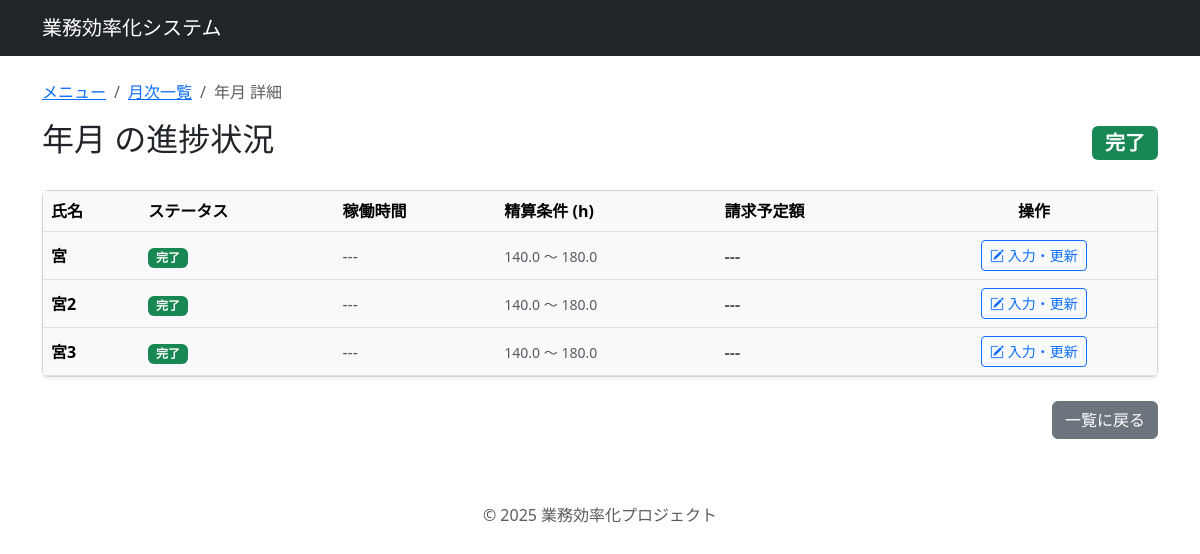
/monthly/1/ (signed in), run on the app's committed database.
### system_app/models.py (models this page shows, shortened)
class TaskStatus(models.Model):
    STATUS_CHOICES = [
        ('not_started', '未着手'),
        ('working', '書類待ち'),
        ('completed', '完了'),
    ]
    monthly_process = models.ForeignKey(MonthlyProcess, on_delete=models.CASCADE, related_name='tasks')
    freelancer = models.ForeignKey('Freelancer', on_delete=models.CASCADE)
    status = models.CharField(max_length=20, choices=STATUS_CHOICES, default='not_started', verbose_name="進捗状況")
    working_hours = models.DecimalField(max_length=10, decimal_places=2, max_digits=5, default=0, verbose_name="勤務時間")
    payment_amount = models.IntegerField(default=0, verbose_name="支払金額")
    google_drive_url = models.URLField(blank=True, null=True, verbose_name="資料URL")
    actual_working_hours = models.FloatField(default=0.0, verbose_name="実稼働時間")
    calculated_amount = models.IntegerField(default=0, verbose_name="計算請求金額")
    class Meta:
        unique_together = ('monthly_process', 'freelancer')

class Freelancer(models.Model):
    name = models.CharField(max_length=100, verbose_name="氏名")
    email = models.EmailField(unique=True, verbose_name="メールアドレス")
    client_name = models.CharField(max_length=100, blank=True, verbose_name="クライアント名")
    project_name = models.CharField(max_length=100, blank=True, verbose_name="案件名")
    base_unit_price = models.IntegerField(default=0, verbose_name="基準単価(月単価)")
    lower_limit_hours = models.FloatField(default=140.0, verbose_name="精算下限時間")
    upper_limit_hours = models.FloatField(default=180.0, verbose_name="精算上限時間")
    deduction_unit_price = models.IntegerField(default=0, verbose_name="控除単価(不足時)")
    overtime_unit_price = models.IntegerField(default=0, verbose_name="超過単価(超過時)")
    contract_start = models.DateField(null=True, blank=True, verbose_name="契約開始日")
    contract_end = models.DateField(null=True, blank=True, verbose_name="契約終了日")
    created_at = models.DateTimeField(auto_now_add=True, verbose_name="登録日")
    updated_at = models.DateTimeField(auto_now=True, verbose_name="更新日")
    class Meta:
        verbose_name = "個人事業主"
        verbose_name_plural = "個人事業主一覧"

### system_app/views.py (the view)
# urls.py: path('monthly/<int:pk>/', views.monthly_detail, name='monthly_detail'),
@login_required
def monthly_detail(request, pk):
    monthly_process = get_object_or_404(MonthlyProcess, pk=pk)
    task_statuses = TaskStatus.objects.filter(monthly_process=monthly_process)
    return render(request, 'monthly_detail.html', {
        'monthly_process': monthly_process,
        'task_statuses': task_statuses,
    })

### system_app/templates/monthly_detail.html (shortened to what this page needs)
{% extends "base.html" %}
{% load humanize %}
{% block content %}
<div class="container mt-4">
    <nav aria-label="breadcrumb">
        <ol class="breadcrumb">
            <li class="breadcrumb-item"><a href="{% url 'menu' %}">メニュー</a></li>
            <li class="breadcrumb-item"><a href="{% url 'monthly_list' %}">月次一覧</a></li>
            <li class="breadcrumb-item active">{{ monthly_process.year }}年{{ monthly_process.month }}月 詳細</li>
        </ol>
    </nav>
    <div class="d-flex justify-content-between align-items-center mb-4">
        <h2>{{ monthly_process.year }}年{{ monthly_process.month }}月 の進捗状況</h2>
        <span class="badge {% if monthly_process.is_completed %}bg-success{% else %}bg-warning text-dark{% endif %} fs-5">
            {% if monthly_process.is_completed %}完了{% else %}進行中{% endif %}
        </span>
    </div>
    <div class="card shadow-sm">
        <div class="table-responsive">
            <table class="table table-hover align-middle mb-0">
                <thead class="table-light">
                    <tr>
                        <th>氏名</th>
                        <th>ステータス</th>
                        <th>稼働時間</th>
                        <th>精算条件 (h)</th>
                        <th>請求予定額</th>
                        <th class="text-center">操作</th>
                    </tr>
                </thead>
                <tbody>
                    {% for status in task_statuses %}
                    <tr {% if status.actual_working_hours == 0 %}class="table-light text-muted"{% endif %}>
                        <td>
                            <div class="fw-bold">{{ status.freelancer.name }}</div>
                        </td>
                        <td>
                            {% if status.status == 'completed' %}
                                <span class="badge bg-success">完了</span>
                            {% elif status.status == 'working' %}
                                <span class="badge bg-primary">書類待ち</span>
                            {% else %}
                                <span class="badge bg-secondary">未着手</span>
                            {% endif %}
                        </td>
                        <td>
                            {% if status.actual_working_hours > 0 %}
                                <span class="fw-bold text-primary">{{ status.actual_working_hours }} h</span>
                            {% else %}
                                <span class="text-muted">---</span>
                            {% endif %}
                        </td>
                        <td>
                            <small class="text-muted">
                                {{ status.freelancer.lower_limit_hours }} 〜 {{ status.freelancer.upper_limit_hours }}
                            </small>
                        </td>
                        <td class="fw-bold">
                            {% if status.calculated_amount > 0 %}
                                {{ status.calculated_amount|intcomma }} 円
                            {% else %}
                                <span class="text-muted">---</span>
                            {% endif %}
                        </td>
                        <td class="text-center">
                            <a href="{% url 'task_update' status.pk %}" class="btn btn-sm btn-outline-primary">
                                <i class="bi bi-pencil-square"></i> 入力・更新
                            </a>
                        </td>
                    </tr>
                    {% empty %}
                    <tr>
                        <td colspan="6" class="text-center py-4">データがありません。</td>
                    </tr>
                    {% endfor %}
                </tbody>
            </table>
        </div>
    </div>
    <div class="mt-4 text-end">
        <a href="{% url 'monthly_list' %}" class="btn btn-secondary">一覧に戻る</a>
    </div>
</div>
{% endblock %}

### system_app/templates/base.html (shortened to what this page needs)
<!DOCTYPE html>
<html lang="ja">
<head>
    <link href="https://cdn.jsdelivr.net/npm/bootstrap@5.3.0/dist/css/bootstrap.min.css" rel="stylesheet">
    <link rel="stylesheet" href="https://cdn.jsdelivr.net/npm/bootstrap-icons@1.10.5/font/bootstrap-icons.css">
</head>
<body>
    <nav class="navbar navbar-dark bg-dark mb-4">
        <div class="container">
            <a class="navbar-brand" href="{% url 'menu' %}">業務効率化システム</a>
        </div>
    </nav>
    {% block content %}
    {% endblock %}
    <footer class="text-center mt-5 py-3 text-muted">
        &copy; 2025 業務効率化プロジェクト
    </footer>
</body>
</html>

### data on the page
TaskStatus: freelancer.name "宮", status "完了", freelancer.lower_limit_hours "140.0", freelancer.upper_limit_hours "180.0"
TaskStatus: freelancer.name "宮2", status "完了", freelancer.lower_limit_hours "140.0", freelancer.upper_limit_hours "180.0"
TaskStatus: freelancer.name "宮3", status "完了", freelancer.lower_limit_hours "140.0", freelancer.upper_limit_hours "180.0"
